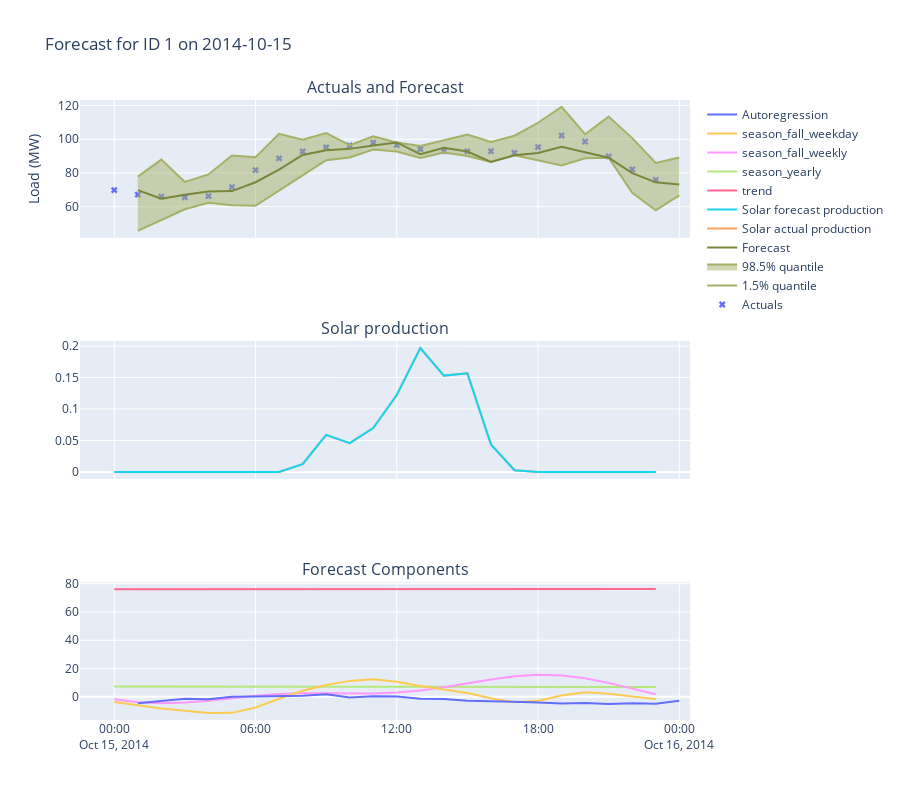

The code cell stored with this chart in its notebook:
### Code cell
@interact_manual
def show_forecast_uncertainty(ID=IDs, date=widgets.DatePicker()):
    start = pd.to_datetime(date)
    end = start + pd.DateOffset(days=1)

    # get forecast
    np_yhats = get_day_ahead_format(start, ID, "yhat")
    np_yhats_lower = get_day_ahead_format(start, ID, "1.5%")
    np_yhats_upper = get_day_ahead_format(start, ID, "98.5%")
    np_ar = get_day_ahead_format(start, ID, "ar")

    # get actual, temp and temp forecast
    forecast_window = forecast[forecast["ID"] == ID]
    forecast_window = forecast_window[(forecast_window["ds"] >= start) & (forecast_window["ds"] < end)]
    df_window = df[df["ID"] == ID]
    df_window = df_window[(df_window["ds"] >= start) & (df_window["ds"] < end)]

    # get components
    seasonalities_to_plot = []
    for season in season_cols:
        if np.abs(forecast_window[season].sum()) > 0:
            seasonalities_to_plot.append(season)

    fig = make_subplots(
        rows=3,
        cols=1,
        shared_xaxes=True,
        subplot_titles=("Actuals and Forecast", "Solar production", "Forecast Components"),
    )

    # plot LBA actuals as dots not as a line
    fig.add_trace(
        go.Scatter(
            x=forecast_window["ds"], y=forecast_window["y"], name="Actuals", mode="markers", marker=dict(symbol="x")
        ),
        row=1,
        col=1,
    )

    # plot forecast and uncertainty
    fig.add_trace(
        go.Scatter(
            x=np_yhats_lower["ds"],
            y=np_yhats_lower["1.5%"],
            fill=None,
            mode="lines",
            line_color="#A6B168",
            name="1.5% quantile",
        ),
        row=1,
        col=1,
    )
    fig.add_trace(
        go.Scatter(
            x=np_yhats_upper["ds"],
            y=np_yhats_upper["98.5%"],
            fill="tonexty",
            mode="lines",
            line_color="#A6B168",
            name="98.5% quantile",
        ),
        row=1,
        col=1,
    )
    fig.add_trace(go.Scatter(x=np_yhats["ds"], y=np_yhats["yhat"], name="Forecast", line_color="#7A863B"), row=1, col=1)

    # plot solar
    fig.add_trace(
        go.Scatter(x=df_window["ds"], y=df_window["solar"], mode="lines", name="Solar actual production"), row=2, col=1
    )
    fig.add_trace(
        go.Scatter(x=df_window["ds"], y=df_window["solar_fcs"], mode="lines", name="Solar forecast production"),
        row=2,
        col=1,
    )

    # plot different seasons of seasons_to_plot
    for season in seasonalities_to_plot:
        fig.add_trace(go.Scatter(x=forecast_window["ds"], y=forecast_window[season], name=season), row=3, col=1)
    fig.add_trace(go.Scatter(x=np_ar["ds"], y=np_ar["ar"], name="Autoregression"), row=3, col=1)

    fig.update_layout(
        title=f"Forecast for ID {ID} on {date}",
        yaxis=dict(title="Load (MW)"),
        # width=1000,
        height=800,
    )
    fig.show()

### Figure 1 — Plotly figure (JSON) as saved in the notebook; plotly's stock layout.template omitted (floating-point values rounded to 4 significant figures)
{"data": [{"marker": {"symbol": "x"}, "mode": "markers", "name": "Actuals", "type": "scatter", "x": ["2014-10-15T00:00:00", "2014-10-15T01:00:00", "2014-10-15T02:00:00", "2014-10-15T03:00:00", "2014-10-15T04:00:00", "2014-10-15T05:00:00", "2014-10-15T06:00:00", "2014-10-15T07:00:00", "2014-10-15T08:00:00", "2014-10-15T09:00:00", "2014-10-15T10:00:00", "2014-10-15T11:00:00", "2014-10-15T12:00:00", "2014-10-15T13:00:00", "2014-10-15T14:00:00", "2014-10-15T15:00:00", "2014-10-15T16:00:00", "2014-10-15T17:00:00", "2014-10-15T18:00:00", "2014-10-15T19:00:00", "2014-10-15T20:00:00", "2014-10-15T21:00:00", "2014-10-15T22:00:00", "2014-10-15T23:00:00"], "xaxis": "x", "y": [69.83, 67.15, 65.99, 65.54, 66.3, 71.62, 81.69, 88.68, 92.77, 95.16, 96.29, 97.95, 96.62, 94.2, 92.95, 92.84, 92.93, 91.94, 95.36, 102.2, 98.64, 89.82, 82.11, 75.87], "yaxis": "y"}, {"line": {"color": "#A6B168"}, "mode": "lines", "name": "1.5% quantile", "type": "scatter", "x": ["2014-10-15T01:00:00", "2014-10-15T02:00:00", "2014-10-15T03:00:00", "2014-10-15T04:00:00", "2014-10-15T05:00:00", "2014-10-15T06:00:00", "2014-10-15T07:00:00", "2014-10-15T08:00:00", "2014-10-15T09:00:00", "2014-10-15T10:00:00", "2014-10-15T11:00:00", "2014-10-15T12:00:00", "2014-10-15T13:00:00", "2014-10-15T14:00:00", "2014-10-15T15:00:00", "2014-10-15T16:00:00", "2014-10-15T17:00:00", "2014-10-15T18:00:00", "2014-10-15T19:00:00", "2014-10-15T20:00:00", "2014-10-15T21:00:00", "2014-10-15T22:00:00", "2014-10-15T23:00:00", "2014-10-16T00:00:00"], "xaxis": "x", "y": [45.67, 52.13, 58.47, 62.4, 60.94, 60.55, 69.84, 78.6, 87.54, 89.24, 93.91, 92.68, 88.88, 92.18, 90.12, 86.53, 90.56, 87.57, 84.5, 88.71, 89.1, 68.27, 57.9, 66.73], "yaxis": "y"}, {"fill": "tonexty", "line": {"color": "#A6B168"}, "mode": "lines", "name": "98.5% quantile", "type": "scatter", "x": ["2014-10-15T01:00:00", "2014-10-15T02:00:00", "2014-10-15T03:00:00", "2014-10-15T04:00:00", "2014-10-15T05:00:00", "2014-10-15T06:00:00", "2014-10-15T07:00:00", "2014-10-15T08:00:00", "2014-10-15T09:00:00", "2014-10-15T10:00:00", "2014-10-15T11:00:00", "2014-10-15T12:00:00", "2014-10-15T13:00:00", "2014-10-15T14:00:00", "2014-10-15T15:00:00", "2014-10-15T16:00:00", "2014-10-15T17:00:00", "2014-10-15T18:00:00", "2014-10-15T19:00:00", "2014-10-15T20:00:00", "2014-10-15T21:00:00", "2014-10-15T22:00:00", "2014-10-15T23:00:00", "2014-10-16T00:00:00"], "xaxis": "x", "y": [77.87, 87.95, 74.7, 79.14, 90.36, 89.3, 103.2, 99.73, 103.7, 96.52, 101.8, 98.13, 96.02, 99.21, 102.8, 98.34, 102.1, 109.8, 119.2, 103.0, 113.4, 100.7, 85.98, 89.14], "yaxis": "y"}, {"line": {"color": "#7A863B"}, "name": "Forecast", "type": "scatter", "x": ["2014-10-15T01:00:00", "2014-10-15T02:00:00", "2014-10-15T03:00:00", "2014-10-15T04:00:00", "2014-10-15T05:00:00", "2014-10-15T06:00:00", "2014-10-15T07:00:00", "2014-10-15T08:00:00", "2014-10-15T09:00:00", "2014-10-15T10:00:00", "2014-10-15T11:00:00", "2014-10-15T12:00:00", "2014-10-15T13:00:00", "2014-10-15T14:00:00", "2014-10-15T15:00:00", "2014-10-15T16:00:00", "2014-10-15T17:00:00", "2014-10-15T18:00:00", "2014-10-15T19:00:00", "2014-10-15T20:00:00", "2014-10-15T21:00:00", "2014-10-15T22:00:00", "2014-10-15T23:00:00", "2014-10-16T00:00:00"], "xaxis": "x", "y": [69.86, 64.81, 67.14, 69.01, 69.25, 74.51, 81.96, 90.71, 93.54, 94.31, 96.32, 98.13, 91.17, 94.93, 92.72, 86.53, 90.56, 91.85, 95.59, 92.16, 89.1, 79.88, 74.48, 73.11], "yaxis": "y"}, {"mode": "lines", "name": "Solar actual production", "type": "scatter", "x": ["2014-10-15T00:00:00", "2014-10-15T01:00:00", "2014-10-15T02:00:00", "2014-10-15T03:00:00", "2014-10-15T04:00:00", "2014-10-15T05:00:00", "2014-10-15T06:00:00", "2014-10-15T07:00:00", "2014-10-15T08:00:00", "2014-10-15T09:00:00", "2014-10-15T10:00:00", "2014-10-15T11:00:00", "2014-10-15T12:00:00", "2014-10-15T13:00:00", "2014-10-15T14:00:00", "2014-10-15T15:00:00", "2014-10-15T16:00:00", "2014-10-15T17:00:00", "2014-10-15T18:00:00", "2014-10-15T19:00:00", "2014-10-15T20:00:00", "2014-10-15T21:00:00", "2014-10-15T22:00:00", "2014-10-15T23:00:00"], "xaxis": "x2", "y": [0, 0, 0, 0, 0, 0, 0, 0, 0.0125, 0.059, 0.0458, 0.0699, 0.1223, 0.1969, 0.1531, 0.1567, 0.0438, 0.0028, 0, 0, 0, 0, 0, 0], "yaxis": "y2"}, {"mode": "lines", "name": "Solar forecast production", "type": "scatter", "x": ["2014-10-15T00:00:00", "2014-10-15T01:00:00", "2014-10-15T02:00:00", "2014-10-15T03:00:00", "2014-10-15T04:00:00", "2014-10-15T05:00:00", "2014-10-15T06:00:00", "2014-10-15T07:00:00", "2014-10-15T08:00:00", "2014-10-15T09:00:00", "2014-10-15T10:00:00", "2014-10-15T11:00:00", "2014-10-15T12:00:00", "2014-10-15T13:00:00", "2014-10-15T14:00:00", "2014-10-15T15:00:00", "2014-10-15T16:00:00", "2014-10-15T17:00:00", "2014-10-15T18:00:00", "2014-10-15T19:00:00", "2014-10-15T20:00:00", "2014-10-15T21:00:00", "2014-10-15T22:00:00", "2014-10-15T23:00:00"], "xaxis": "x2", "y": [0, 0, 0, 0, 0, 0, 0, 0, 0.0125, 0.059, 0.0458, 0.0699, 0.1223, 0.1969, 0.1531, 0.1567, 0.0438, 0.0028, 0, 0, 0, 0, 0, 0], "yaxis": "y2"}, {"name": "trend", "type": "scatter", "x": ["2014-10-15T00:00:00", "2014-10-15T01:00:00", "2014-10-15T02:00:00", "2014-10-15T03:00:00", "2014-10-15T04:00:00", "2014-10-15T05:00:00", "2014-10-15T06:00:00", "2014-10-15T07:00:00", "2014-10-15T08:00:00", "2014-10-15T09:00:00", "2014-10-15T10:00:00", "2014-10-15T11:00:00", "2014-10-15T12:00:00", "2014-10-15T13:00:00", "2014-10-15T14:00:00", "2014-10-15T15:00:00", "2014-10-15T16:00:00", "2014-10-15T17:00:00", "2014-10-15T18:00:00", "2014-10-15T19:00:00", "2014-10-15T20:00:00", "2014-10-15T21:00:00", "2014-10-15T22:00:00", "2014-10-15T23:00:00"], "xaxis": "x3", "y": [75.98, 75.99, 76.0, 76.0, 76.01, 76.02, 76.03, 76.04, 76.04, 76.05, 76.06, 76.07, 76.08, 76.09, 76.09, 76.1, 76.11, 76.12, 76.13, 76.13, 76.14, 76.15, 76.16, 76.17], "yaxis": "y3"}, {"name": "season_yearly", "type": "scatter", "x": ["2014-10-15T00:00:00", "2014-10-15T01:00:00", "2014-10-15T02:00:00", "2014-10-15T03:00:00", "2014-10-15T04:00:00", "2014-10-15T05:00:00", "2014-10-15T06:00:00", "2014-10-15T07:00:00", "2014-10-15T08:00:00", "2014-10-15T09:00:00", "2014-10-15T10:00:00", "2014-10-15T11:00:00", "2014-10-15T12:00:00", "2014-10-15T13:00:00", "2014-10-15T14:00:00", "2014-10-15T15:00:00", "2014-10-15T16:00:00", "2014-10-15T17:00:00", "2014-10-15T18:00:00", "2014-10-15T19:00:00", "2014-10-15T20:00:00", "2014-10-15T21:00:00", "2014-10-15T22:00:00", "2014-10-15T23:00:00"], "xaxis": "x3", "y": [7.37, 7.35, 7.33, 7.31, 7.29, 7.27, 7.249, 7.229, 7.209, 7.189, 7.169, 7.149, 7.129, 7.108, 7.088, 7.068, 7.048, 7.028, 7.008, 6.987, 6.967, 6.947, 6.927, 6.907], "yaxis": "y3"}, {"name": "season_fall_weekly", "type": "scatter", "x": ["2014-10-15T00:00:00", "2014-10-15T01:00:00", "2014-10-15T02:00:00", "2014-10-15T03:00:00", "2014-10-15T04:00:00", "2014-10-15T05:00:00", "2014-10-15T06:00:00", "2014-10-15T07:00:00", "2014-10-15T08:00:00", "2014-10-15T09:00:00", "2014-10-15T10:00:00", "2014-10-15T11:00:00", "2014-10-15T12:00:00", "2014-10-15T13:00:00", "2014-10-15T14:00:00", "2014-10-15T15:00:00", "2014-10-15T16:00:00", "2014-10-15T17:00:00", "2014-10-15T18:00:00", "2014-10-15T19:00:00", "2014-10-15T20:00:00", "2014-10-15T21:00:00", "2014-10-15T22:00:00", "2014-10-15T23:00:00"], "xaxis": "x3", "y": [-1.65, -3.787, -4.568, -4.086, -2.696, -0.9016, 0.784, 1.98, 2.534, 2.553, 2.355, 2.368, 2.985, 4.436, 6.7, 9.483, 12.28, 14.47, 15.53, 15.1, 13.12, 9.86, 5.868, 1.825], "yaxis": "y3"}, {"name": "season_fall_weekday", "type": "scatter", "x": ["2014-10-15T00:00:00", "2014-10-15T01:00:00", "2014-10-15T02:00:00", "2014-10-15T03:00:00", "2014-10-15T04:00:00", "2014-10-15T05:00:00", "2014-10-15T06:00:00", "2014-10-15T07:00:00", "2014-10-15T08:00:00", "2014-10-15T09:00:00", "2014-10-15T10:00:00", "2014-10-15T11:00:00", "2014-10-15T12:00:00", "2014-10-15T13:00:00", "2014-10-15T14:00:00", "2014-10-15T15:00:00", "2014-10-15T16:00:00", "2014-10-15T17:00:00", "2014-10-15T18:00:00", "2014-10-15T19:00:00", "2014-10-15T20:00:00", "2014-10-15T21:00:00", "2014-10-15T22:00:00", "2014-10-15T23:00:00"], "xaxis": "x3", "y": [-3.694, -6.149, -8.175, -9.894, -11.52, -11.35, -7.554, -1.355, 4.294, 8.354, 11.27, 12.34, 10.67, 7.679, 5.24, 2.688, -1.07, -3.9, -2.817, 0.9484, 3.159, 2.247, 0.1945, -1.603], "yaxis": "y3"}, {"name": "Autoregression", "type": "scatter", "x": ["2014-10-15T01:00:00", "2014-10-15T02:00:00", "2014-10-15T03:00:00", "2014-10-15T04:00:00", "2014-10-15T05:00:00", "2014-10-15T06:00:00", "2014-10-15T07:00:00", "2014-10-15T08:00:00", "2014-10-15T09:00:00", "2014-10-15T10:00:00", "2014-10-15T11:00:00", "2014-10-15T12:00:00", "2014-10-15T13:00:00", "2014-10-15T14:00:00", "2014-10-15T15:00:00", "2014-10-15T16:00:00", "2014-10-15T17:00:00", "2014-10-15T18:00:00", "2014-10-15T19:00:00", "2014-10-15T20:00:00", "2014-10-15T21:00:00", "2014-10-15T22:00:00", "2014-10-15T23:00:00", "2014-10-16T00:00:00"], "xaxis": "x3", "y": [-4.556, -2.876, -1.359, -1.721, 0.01474, 0.1436, 0.4195, 0.7077, 1.729, -0.5253, 0.3429, 0.184, -1.285, -1.581, -2.833, -2.95, -3.411, -3.954, -4.736, -4.289, -5.09, -4.61, -4.819, -2.767], "yaxis": "y3"}], "layout": {"annotations": [{"font": {"size": 16}, "showarrow": false, "text": "Actuals and Forecast", "x": 0.5, "xanchor": "center", "xref": "paper", "y": 1, "yanchor": "bottom", "yref": "paper"}, {"font": {"size": 16}, "showarrow": false, "text": "Solar production", "x": 0.5, "xanchor": "center", "xref": "paper", "y": 0.6111, "yanchor": "bottom", "yref": "paper"}, {"font": {"size": 16}, "showarrow": false, "text": "Forecast Components", "x": 0.5, "xanchor": "center", "xref": "paper", "y": 0.2222, "yanchor": "bottom", "yref": "paper"}], "height": 800, "title": {"text": "Forecast for ID 1 on 2014-10-15"}, "xaxis": {"anchor": "y", "domain": [0, 1], "matches": "x3", "showticklabels": false}, "xaxis2": {"anchor": "y2", "domain": [0, 1], "matches": "x3", "showticklabels": false}, "xaxis3": {"anchor": "y3", "domain": [0, 1]}, "yaxis": {"anchor": "x", "domain": [0.7778, 1], "title": {"text": "Load (MW)"}}, "yaxis2": {"anchor": "x2", "domain": [0.3889, 0.6111]}, "yaxis3": {"anchor": "x3", "domain": [0, 0.2222]}}}
